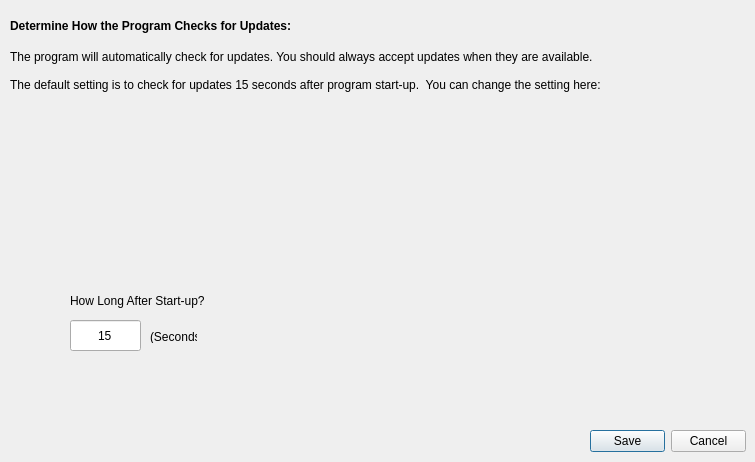
     <widget class="QWidget" name="UpdatesTab">
      <attribute name="title">
       <string>Updates</string>
      </attribute>
      <widget class="QLabel" name="label_91">
       <property name="geometry">
        <rect>
         <x>10</x>
         <y>10</y>
         <width>371</width>
         <height>31</height>
        </rect>
       </property>
       <property name="font">
        <font>
         <pointsize>9</pointsize>
         <weight>75</weight>
         <bold>true</bold>
         <underline>false</underline>
        </font>
       </property>
       <property name="text">
        <string>Determine How the Program Checks for Updates:</string>
       </property>
      </widget>
      <widget class="QLabel" name="label_92">
       <property name="geometry">
        <rect>
         <x>10</x>
         <y>30</y>
         <width>641</width>
         <height>81</height>
        </rect>
       </property>
       <property name="font">
        <font>
         <pointsize>9</pointsize>
         <weight>50</weight>
         <bold>false</bold>
         <underline>false</underline>
        </font>
       </property>
       <property name="text">
        <string>The program will automatically check for updates. You should always accept updates when they are available.

The default setting is to check for updates 15 seconds after program start-up.  You can change the setting here:</string>
       </property>
      </widget>
      <widget class="QLabel" name="label_93">
       <property name="geometry">
        <rect>
         <x>70</x>
         <y>290</y>
         <width>201</width>
         <height>21</height>
        </rect>
       </property>
       <property name="font">
        <font>
         <pointsize>9</pointsize>
         <weight>50</weight>
         <bold>false</bold>
         <underline>false</underline>
        </font>
       </property>
       <property name="text">
        <string>How Long After Start-up?</string>
       </property>
      </widget>
      <widget class="QLineEdit" name="lineEdit_2">
       <property name="geometry">
        <rect>
         <x>70</x>
         <y>320</y>
         <width>71</width>
         <height>31</height>
        </rect>
       </property>
       <property name="text">
        <string>15</string>
       </property>
       <property name="alignment">
        <set>Qt::AlignCenter</set>
       </property>
      </widget>
      <widget class="QLabel" name="label_94">
       <property name="geometry">
        <rect>
         <x>150</x>
         <y>330</y>
         <width>47</width>
         <height>13</height>
        </rect>
       </property>
       <property name="text">
        <string>(Seconds)</string>
       </property>
      </widget>
      <widget class="QDialogButtonBox" name="buttonBox_8">
       <property name="geometry">
        <rect>
         <x>590</x>
         <y>430</y>
         <width>156</width>
         <height>23</height>
        </rect>
       </property>
       <property name="standardButtons">
        <set>QDialogButtonBox::Cancel|QDialogButtonBox::Save</set>
       </property>
      </widget>
     </widget>
